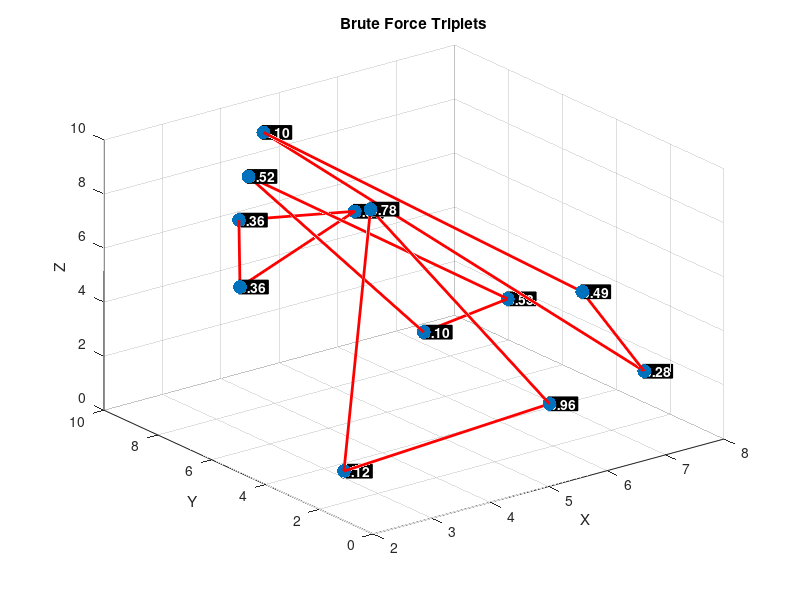
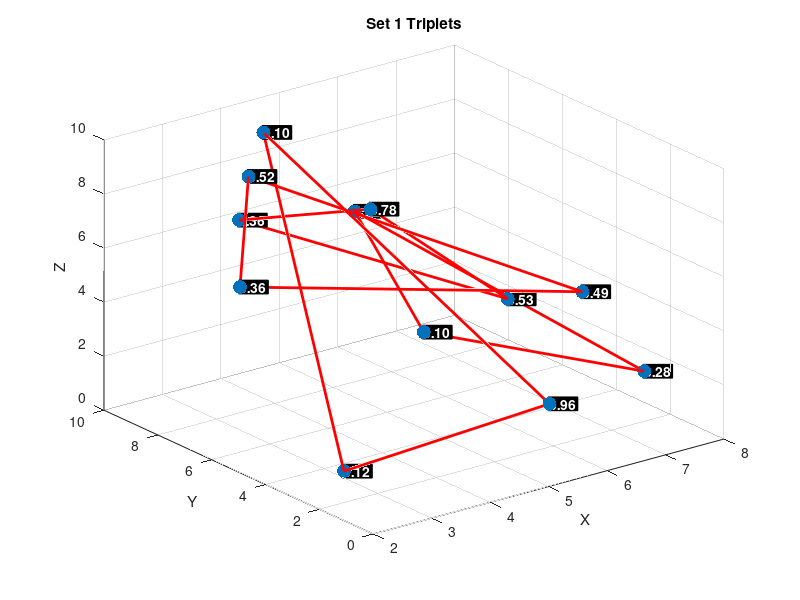
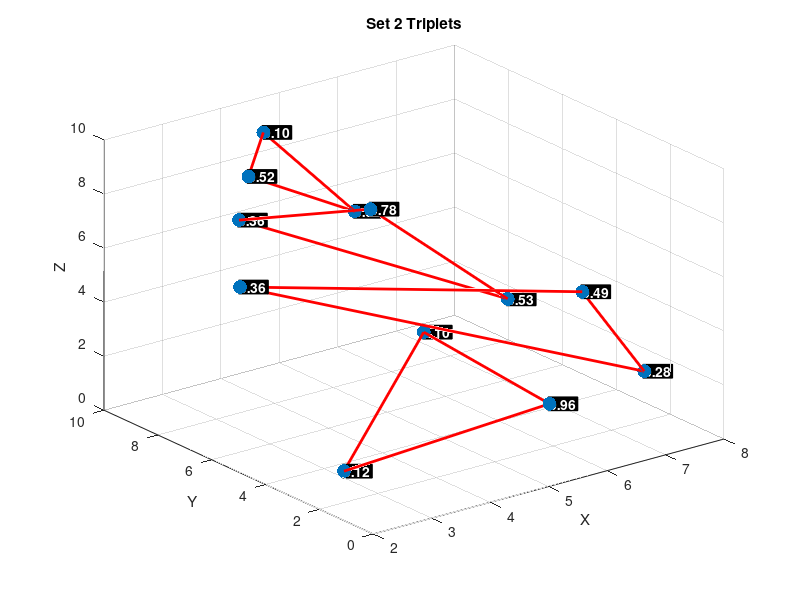
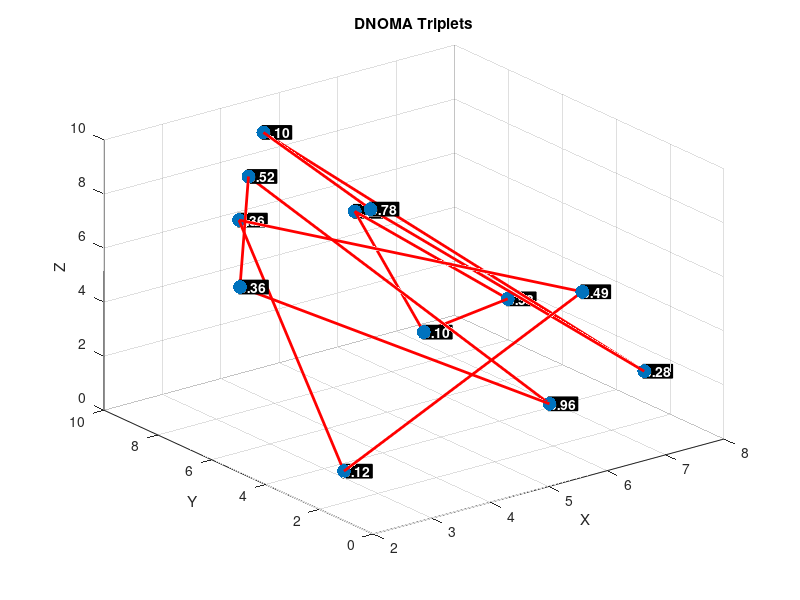

These charts were generated, in order, by the following MATLAB code:
%plan:
%- make random points and weights
%- sort these 12 points relative to origin (1 closest)
%- make brute force triplet groupings O(n!!!) with points
%- all grouping functions
%- show all groupings on graph
%- show results in command window
%- HELPER FUNCTIONS
%- all grouping functions
%- calc score for grouping set
%- generates all unique groupings (brute force) recursively
%- plot groupings
%- get weight for results
%- print groupings
%- compare results to brute force


function NOMA3S()
    numPoints = 12;
    xRange = 10;
    yRange = 10;
    zRange = 10;

    %make random points and weights
    x = rand(1, numPoints) * xRange;
    y = rand(1, numPoints) * yRange;
    z = rand(1, numPoints) * zRange;
    weights = rand(1, numPoints);
    points = [x; y; z]';

    %sort these 12 points relative to origin (1 closest)
    dist = sqrt(sum(points.^2, 2));
    [~, sortedIndices] = sort(dist);
    points = points(sortedIndices, :);
    weights = weights(sortedIndices);

    %make brute force triplet groupings O(n!!!) with points
    pointIndices = 1:numPoints;
    groupings = makeGroupings(pointIndices);
    maxScore = -inf;
    bestTriplets = [];
    %get total scores
    for i = 1:length(groupings)
        groupingSet = groupings{i};
        score = calcScore(groupingSet, points, weights);
        if score > maxScore
            maxScore = score;
            bestTriplets = groupingSet;
        end
    end

    %all grouping functions
    set1 = [1, 12, 2; 3, 11, 4; 5, 10, 6; 7, 9, 8];
    set2 = [1, 2, 3; 4, 5, 6; 7, 8, 9; 10, 11, 12];

    DNOMA = DNOMAGrouping(numPoints);

    DNLUPA = DNLUPAGrouping(numPoints);

    MUG = MUGGrouping(numPoints);

    LCG = LCGGrouping(points);
    DEC = DECGrouping(points);

    greedyTriplets = greedyGrouping(points, weights);

    %show all groupings on graph
    plotGroupings(points, bestTriplets, 'Brute Force', weights);
    plotGroupings(points, set1, 'Set 1', weights);
    plotGroupings(points, set2, 'Set 2', weights);
    plotGroupings(points, DNOMA, 'DNOMA', weights);
    plotGroupings(points, DNLUPA, 'DNLUPA', weights);
    plotGroupings(points, MUG, 'MUG', weights);
    plotGroupings(points, LCG, 'LCG', weights);
    plotGroupings(points, DEC, 'DEC', weights);
    plotGroupings(points, greedyTriplets, 'Greedy', weights);

    %show results in command window
    results.BruteForce = struct('triplets', bestTriplets, ...
        'weights', getWeight(bestTriplets, weights), ...
        'totalScore', maxScore, 'complexity', 'O(n!!!)');

    results.set1 = struct('triplets', set1, ...
        'weights', getWeight(set1, weights), ...
        'totalScore', calcScore(set1, points, weights), 'complexity', 'O(1)');

    results.set2 = struct('triplets', set2, ...
        'weights', getWeight(set2, weights), ...
        'totalScore', calcScore(set2, points, weights), 'complexity', 'O(1)');

    results.DNOMA = struct('triplets', DNOMA, ...
        'weights', getWeight(DNOMA, weights), ...
        'totalScore', calcScore(DNOMA, points, weights), 'complexity', 'O(nlogn)');

    results.DNLUPA = struct('triplets', DNLUPA, ...
        'weights', getWeight(DNLUPA, weights), ...
        'totalScore', calcScore(DNLUPA, points, weights), 'complexity', 'O(nlogn)');

    results.MUG = struct('triplets', MUG, ...
        'weights', getWeight(MUG, weights), ...
        'totalScore', calcScore(MUG, points, weights), 'complexity', 'O(n)');

    results.LCG = struct('triplets', LCG, ...
        'weights', getWeight(LCG, weights), ...
        'totalScore', calcScore(LCG, points, weights), 'complexity', 'O(nlogn)');

    results.DEC = struct('triplets', DEC, ...
        'weights', getWeight(DEC, weights), ...
        'totalScore', calcScore(DEC, points, weights), 'complexity', 'O(nlogn)');

    results.Greedy = struct('triplets', greedyTriplets, ...
        'weights', getWeight(greedyTriplets, weights), ...
        'totalScore', calcScore(greedyTriplets, points, weights), 'complexity', 'O(n^3)');

    printTripletResults(results);
    compareBruteForce(results);
end

%HELPER FUNCTIONS

%all grouping functions
function triplets = DNOMAGrouping(N)
    g1 = 1:4;
    g2 = 5:8;
    g3 = 9:12;
    triplets = [g1(1), g2(1), g3(1);
                g1(2), g2(2), g3(2);
                g1(3), g2(3), g3(3);
                g1(4), g2(4), g3(4)];
end

function triplets = DNLUPAGrouping(N)
    triplets = [1,6,12; 2,5,11; 3,8,10; 4,7,9];
end

function triplets = MUGGrouping(N)
    triplets = reshape(1:N, 3, [])'; %3 groups
end

function triplets = LCGGrouping(points)
    [~, order] = sort(sqrt(sum(points.^2, 2))); %order from origin
    triplets = reshape(order, 3, [])'; %dist from origin
end
function triplets = DECGrouping(points)
    strengths = sum(points, 2); %strength by xyz sum
    [~, sorted] = sort(strengths, 'descend'); %strong to weak
    triplets = reshape(sorted, 3, [])';
end

function triplets = greedyGrouping(points, weights)
    indices = 1:size(points,1);
    triplets = [];
    while length(indices) >= 3
        maxScore = -inf;
        best = [];
        for i = 1:length(indices) %try all possible comb. of 3 pts
            for j = i+1:length(indices)
                for k = j+1:length(indices)
                    idx = [indices(i), indices(j), indices(k)]; %score of each triplet
                    p = points(idx,:);
                    w = weights(idx);
                    distSum = norm(p(1,:) - p(2,:)) + norm(p(2,:) - p(3,:)) + norm(p(1,:) - p(3,:));
                    weightDiff = max(w) - min(w);
                    score = distSum + weightDiff;
                    if score > maxScore %track best triplet
                        maxScore = score;
                        best = idx;
                    end
                end
            end
        end
        triplets = [triplets; best];
        indices = setdiff(indices, best);
    end
end

%calc score for grouping set
function score = calcScore(groupingSet, points, weights)
    alpha1 = 0.6;
    alpha2 = 0.3;
    alpha3 = 0.1;
    P = 1;
    N0 = 1e-4;
    eta = 3;
    score = 0;
    for i = 1:size(groupingSet, 1)
        idx = groupingSet(i, :);
        d = vecnorm(points(idx, :)');
        z = raylrnd(1, [1,3]);
        h = (1 ./ d.^(eta/2)) .* z;
        h = sort(h, 'descend');
        w = weights(idx);
        R1 = w(1) * log2(1 + (alpha1 * P * h(1)^2) / (alpha2 * P * h(1)^2 + alpha3 * P * h(1)^2 + N0));
        R2 = w(2) * log2(1 + (alpha2 * P * h(2)^2) / (alpha3 * P * h(2)^2 + N0));
        R3 = w(3) * log2(1 + (alpha3 * P * h(3)^2) / N0);
        U = R1 + R2 + R3;
        score = score + U;
    end
end


%generates all unique groupings (brute force) recursively
function groupings = makeGroupings(indices)
    if isempty(indices)
        groupings = {[]};
        return;
    end
    groupings = {};
    first = indices(1);
    for i = 2:length(indices)
        for j = i+1:length(indices)
            rest = indices([2:i-1, i+1:j-1, j+1:end]);
            sub = makeGroupings(rest); %recursive
            for k = 1:length(sub)
                groupings{end+1} = [first, indices(i), indices(j); sub{k}];
            end
        end
    end
end

%plot groupings
function plotGroupings(points, triplets, name, weights)
    figure;
    scatter3(points(:,1), points(:,2), points(:,3), 100, 'filled');
    hold on;
    for i = 1:size(triplets,1)
        idx = triplets(i,:);
        plot3(points(idx,1), points(idx,2), points(idx,3), 'r-', 'LineWidth', 2);
        plot3([points(idx(1),1), points(idx(3),1)], ...
              [points(idx(1),2), points(idx(3),2)], ...
              [points(idx(1),3), points(idx(3),3)], 'r-', 'LineWidth', 2);
    end
    for i = 1:size(points,1)
        text(points(i,1), points(i,2), points(i,3), ...
            sprintf('%.2f', weights(i)), ...
            'FontSize', 10, 'FontWeight', 'bold', ...
            'Color', 'w', 'EdgeColor', 'k', ...
            'BackgroundColor', 'k', ...
            'Margin', 1, ...
            'HorizontalAlignment', 'left');
    end
    xlabel('X'); ylabel('Y'); zlabel('Z');
    title([name, ' Triplets']);
    grid on;
end

%get weight for results
function weightsMatrix = getWeight(triplets, weights)
    weightsMatrix = zeros(size(triplets));
    for i = 1:size(triplets, 1)
        weightsMatrix(i, :) = weights(triplets(i, :));
    end
end

%print groupings
function printTripletResults(results)
    fields = fieldnames(results);
    for i = 1:length(fields)
        key = fields{i};
        tripletStruct = results.(key);
        triplets = tripletStruct.triplets;
        fprintf('\n%s Grouping (%s):\n', key, tripletStruct.complexity);
        disp(triplets);
        fprintf('Triplet Weights:\n');
        for j = 1:size(triplets,1)
            w = tripletStruct.weights(j,:);
            fprintf('  Triplet %d: [%.2f, %.2f, %.2f]\n', j, w(1), w(2), w(3));
        end
        fprintf('Total Score (Distance + Weight Difference): %.4f\n\n', tripletStruct.totalScore);
    end
end

%compare results to brute force
function compareBruteForce(results)
    bruteForceScore = results.BruteForce.totalScore;
    methods = fieldnames(results);
    disp(' ');
    for i = 1:length(methods)
        method = methods{i};
        if strcmp(method, 'BruteForce')
            continue;
        end
        delta = bruteForceScore - results.(method).totalScore;
        disp(['Brute Force v ', method, '? ', num2str(delta)]);
    end
    disp('The higher the difference, the more optimal brute force is for (distance + weight difference).');
end
